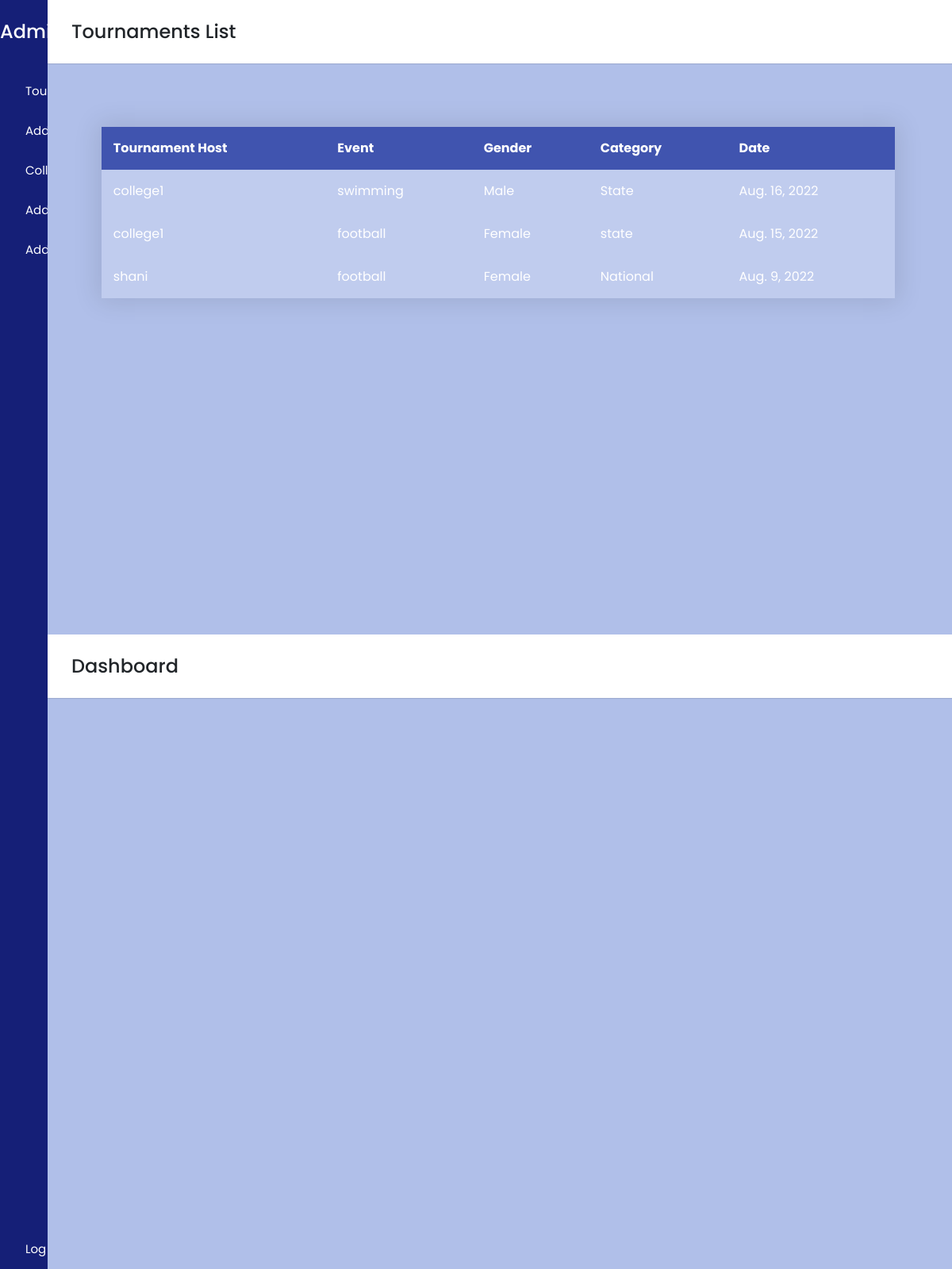
Page /newadmin/tournaments (signed in) on the committed database.
### new_admin/models.py (models this page shows, shortened)
class Tournaments(models.Model):
    category = (
        ('male','Male'),
        ('Female','Female'),
        ('Both','Both'),
    )
    college = models.ForeignKey(User, on_delete=models.CASCADE)
    event = models.ForeignKey('Event', on_delete=models.CASCADE)
    category = models.CharField(choices=category, max_length=10)
    date = models.DateField(null=True, blank=True)
    level = models.CharField(max_length=20)

class Event(models.Model):
    name = models.CharField(max_length=50)
    players = models.IntegerField()

### new_admin/views.py (the view)
# urls.py: path('tournaments',views.tournaments, name='tournaments'),
@login_required(login_url='adminlogin')
def tournaments(request):
    if request.user.is_superuser:
        tournaments = Tournaments.objects.all()
        return render(request,'tournaments.html',{'tournaments' : tournaments})
    else:
        return render(request, 'login.html')

### templates/tournaments.html (shortened to what this page needs)
{% extends 'adminbase.html' %}
{% load static %}
{% block content %}
<section class="home-section">
  <nav>
    <div class="sidebar-button">
      <span class="dashboard">Tournaments List</span>
    </div>
  </nav>
  <div class="home-content">
    <div class="container">
      <table>
          <thead>
              <tr>
                  <th>Tournament Host</th>
                  <th>Event</th>
                  <th>Gender</th>
                  <th>Category</th>
                  <th>Date</th>
              </tr>
          </thead>
          <tbody>
            {% for tournament in tournaments %}
              <tr>
                  <td>{{ tournament.college }}</td>
                  <td>{{ tournament.event.name }}</td>
                  <td>{{ tournament.category }}</td>
                  <td>{{ tournament.level }}</td>
                  <td>{{ tournament.date }}</td>
              </tr>
            {% endfor %}
          </tbody>
      </table>
  </div>
  </div>
</section>
{% endblock %}

### sports_event/static/CSS/admindashboard.css (style rules this page uses)
* { margin: 0; padding: 0; box-sizing: border-box; font-family: 'Poppins', sans-serif; }
.home-section { position: relative; background: #f5f5f5; min-height: 100vh; width: calc(100% - 240px); left: 240px; transition: all 0.5s ease; }
.home-section nav { display: flex; justify-content: space-between; height: 80px; background: #fff; display: flex; align-items: center; position: fixed; width: calc(100% - 240px); left: 240px; z-index: 100; padding: 0 20px; box-shadow: 0 1px 1px rgba(0, 0, 0, 0.1); transition: all 0.5s ease; }
.home-section nav .sidebar-button { display: flex; align-items: center; font-size: 24px; font-weight: 500; }
.home-section .home-content { position: relative; padding-top: 104px; }
@media (max-width: 1240px) { .home-section { width: calc(100% - 60px); left: 60px; } }
@media (max-width: 1240px) { .home-section nav { width: calc(100% - 60px); left: 60px; } }
.home-section { background: rgb(176, 191, 233); }
table { width: 1000px; border-collapse: collapse; overflow: hidden; box-shadow: 0 0 30px 5px rgba(0,0,0,0.1); margin-left: 5%; margin-top: 5%; }
th, td { padding: 15px; background-color: rgba(255,255,255,0.2); color: #fff; }
th { text-align: left; }
thead th { background-color: #4054af; }

### rows in the picture
Tournaments: college "college1", event.name "swimming", category "Male", level "State", date "Aug. 16, 2022"
Tournaments: college "college1", event.name "football", category "Female", level "state", date "Aug. 15, 2022"
Tournaments: college "shani", event.name "football", category "Female", level "National", date "Aug. 9, 2022"
